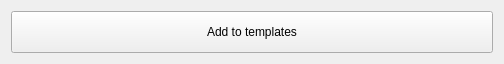
<?xml version="1.0" encoding="UTF-8"?>
<ui version="4.0">
 <class>catalogInfoTools</class>
 <widget class="QWidget" name="catalogInfoTools">
  <property name="geometry">
   <rect>
    <x>0</x>
    <y>0</y>
    <width>504</width>
    <height>64</height>
   </rect>
  </property>
  <property name="sizePolicy">
   <sizepolicy hsizetype="Preferred" vsizetype="Expanding">
    <horstretch>0</horstretch>
    <verstretch>0</verstretch>
   </sizepolicy>
  </property>
  <property name="maximumSize">
   <size>
    <width>16777215</width>
    <height>64</height>
   </size>
  </property>
  <property name="windowTitle">
   <string>Form</string>
  </property>
  <layout class="QGridLayout" name="gridLayout">
   <item row="0" column="0">
    <widget class="QPushButton" name="addTemplate">
     <property name="sizePolicy">
      <sizepolicy hsizetype="Minimum" vsizetype="Expanding">
       <horstretch>0</horstretch>
       <verstretch>0</verstretch>
      </sizepolicy>
     </property>
     <property name="text">
      <string>Add to templates</string>
     </property>
    </widget>
   </item>
  </layout>
 </widget>
 <resources/>
 <connections/>
</ui>
